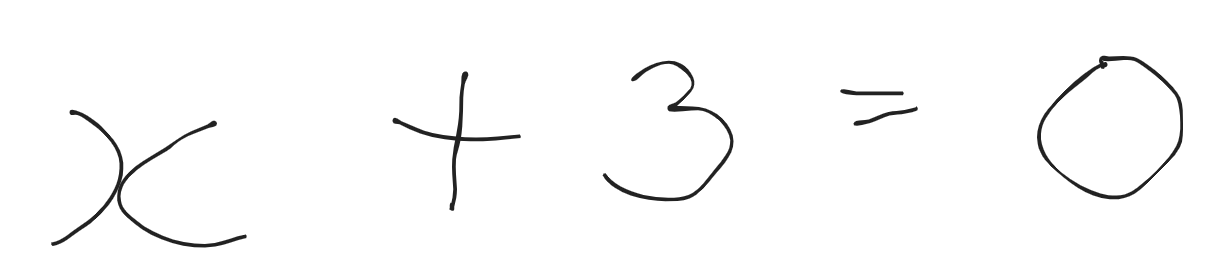
#> input picture server/input.png, 1232 x 277 px
$ python -i segmentor.py   (imports and definitions only)
#> lines starting #> are read from the running program, lines starting #| are printed output that depends on the picture; after the words box and inside, x2 and y2 are one past the last pixel; in counts of white or black regions, pixels touching at a corner belong together
import os
import sys
import cv2
import numpy as np
import matplotlib.pyplot as plt
root = os.getcwd()
OUTPUT_DIR = os.path.join(root, 'segmented')

def line_array(x):
	upper, lower = [], []
	for y in range(5, len(x) - 5):
		s_a, s_p = strtline(y, x)
		e_a, e_p = endline(y, x)
		if s_a >= 7 and s_p >= 5:
			upper.append(y)
		if e_a >= 5 and e_p >= 7:
			lower.append(y)
	return upper, lower

def strtline(y, array):
	prev,ahead = 0,0
	for i in array[y:y+10]:
		if i > 3:
			ahead += 1
	for i in array[y-10:y]:
		if i==0:
			prev += 1
	return ahead, prev

def endline(y, array):
	ahead = 0
	prev = 0
	for i in array[y:y+10]:
		if i==0:
			ahead += 1
	for i in array[y-10:y]:
		if i > 3:
			prev += 1
	return ahead, prev

def endline_word(y, array, a):
	ahead = 0
	prev = 0
	for i in array[y:y+2*a]:
		if i < 2:
			ahead += 1
	for i in array[y-a:y]:
		if i > 2:
			prev += 1
	return prev ,ahead

def end_line_array(array, a):
	list_endlines = []
	for y in range(len(array)):
		e_p, e_a = endline_word(y, array, a)
		# print(e_p, e_a)
		if e_a >= int(1.5*a) and e_p >= int(0.7*a):
			list_endlines.append(y)
	return list_endlines

def refine_endword(array):
	refine_list = []
	for y in range(len(array)-1):
		if array[y]+1 < array[y+1]:
			refine_list.append(array[y])

	if len(array) != 0:
		refine_list.append(array[-1])
	return refine_list

def refine_array(array_upper, array_lower):
	upper, lower = [], []
	for y in range(len(array_upper)-1):
		if array_upper[y] + 5 < array_upper[y+1]:
			upper.append(array_upper[y]-10)
	for y in range(len(array_lower)-1):
		if array_lower[y] + 5 < array_lower[y+1]:
			lower.append(array_lower[y]+10)
	upper.append(array_upper[-1]-10)
	lower.append(array_lower[-1]+10)
	return upper, lower

def letter_width(contours):
	letter_width_sum = 0
	count = 0
	for cnt in contours:
		if cv2.contourArea(cnt) > 20:
			x,y,w,h = cv2.boundingRect(cnt)
			letter_width_sum += w
			count += 1
	return letter_width_sum/count


def end_wrd_dtct(lines, i, bin_img, mean_lttr_width, total_width):
	count_y = np.zeros(shape = total_width)
	for x in range(total_width):
		for y in range(lines[i][0],lines[i][1]):
			if bin_img[y][x] == 255:
				count_y[x] += 1

	end_lines = end_line_array(count_y, int(mean_lttr_width))
	endlines = refine_endword(end_lines)
	return endlines

def get_letter_rect(k, contours):
	valid = True
	x,y,w,h = cv2.boundingRect(contours[k])
	for i in range(len(contours)):
		cnt = contours[i]
		if i == k:
			continue
		elif cv2.contourArea(cnt) < 50:
			continue

		x1,y1,w1,h1 = cv2.boundingRect(cnt)

		if abs(x1 + w1/2 - (x + w/2)) < 50:
			if y1 > y:
				h = abs(y - (y1 + h1))
				w = abs(x - (x1 + w1))
			else:
				valid = False
			break

	return (valid,x,y,w,h)

def letter_seg(lines_img, x_lines, i):
	copy_img = lines_img[i].copy()
	x_linescopy = x_lines[i].copy()

	letter_img = []
	letter_k = []

	contours, hierarchy = cv2.findContours(copy_img,cv2.RETR_EXTERNAL,cv2.CHAIN_APPROX_SIMPLE)
	for k in range(len(contours)):
		cnt = contours[k]
		if cv2.contourArea(cnt) < 50:
			continue

		valid,x,y,w,h = get_letter_rect(k, contours)
		if valid:
			letter_k.append((x,y,w,h))

	letter = sorted(letter_k, key=lambda student: student[0])

	word = 1
	letter_index = 0
	for e in range(len(letter)):
		if(letter[e][0]<x_linescopy[0]):
			letter_index += 1
			letter_img_tmp = lines_img[i][letter[e][1]-5:letter[e][1]+letter[e][3]+5,letter[e][0]-5:letter[e][0]+letter[e][2]+5]
			letter_img = letter_img_tmp#cv2.resize(letter_img_tmp, dsize =(28, 28), interpolation = cv2.INTER_AREA)
			cv2.imwrite(os.path.join(OUTPUT_DIR, str(i+1)+'_'+str(word)+'_'+str(letter_index)+'.jpg'), 255-letter_img)
		else:
			x_linescopy.pop(0)
			word += 1
			letter_index = 1
			letter_img_tmp = lines_img[i][letter[e][1]-5:letter[e][1]+letter[e][3]+5,letter[e][0]-5:letter[e][0]+letter[e][2]+5]
			letter_img = cv2.resize(letter_img_tmp, dsize =(28, 28), interpolation = cv2.INTER_AREA)
			cv2.imwrite(OUTPUT_DIR+str(i+1)+'_'+str(word)+'_'+str(letter_index)+'.jpg', 255-letter_img)

def image_segmentation(filepath):
#> called with filepath = 'input.png'
	print("\n........Program Initiated.......\n")
	src_img = cv2.imread(filepath, cv2.IMREAD_GRAYSCALE)
#> src_img is the input picture: shape (277, 1232); min 34, max 255, mean 251
	orig_height, orig_width = src_img.shape
#> orig_height = 277; orig_width = 1232

	print("\n Resizing Image........")
	width = 1320
	height = int(width * orig_height / orig_width)
#> height = 296
	src_img = cv2.resize(src_img, dsize=(width, height), interpolation=cv2.INTER_AREA)
#> src_img: shape (296, 1320)

	print("#---------Image Info:--------#")
	print("\tHeight =", height, "\n\tWidth =", width)
#| 	Height = 296
#| 	Width = 1320
	PIXEL_SET = 255
	kernel_size = 21
	normalized_mean = 20
	bin_img = cv2.adaptiveThreshold(src_img, PIXEL_SET, cv2.ADAPTIVE_THRESH_MEAN_C, cv2.THRESH_BINARY_INV, kernel_size,
									normalized_mean)
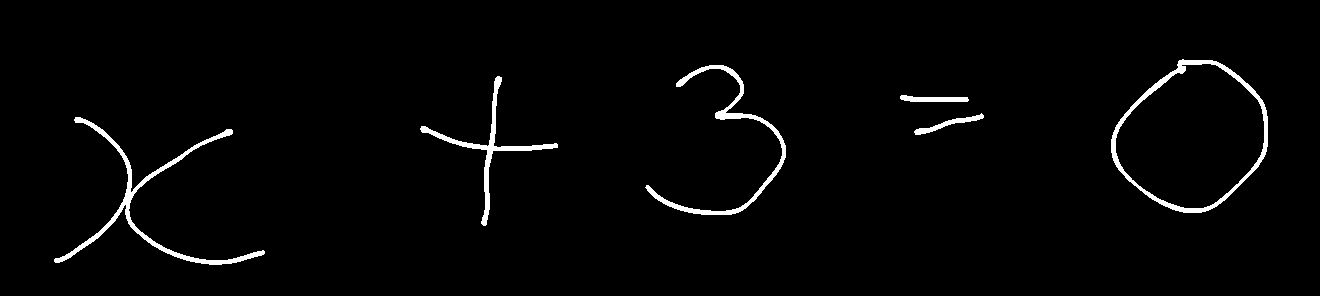
#> bin_img: shape (296, 1320); 2.1% white; 6 white regions, box (x1, y1, x2, y2) and area: (54, 117, 265, 265) 2262, (1111, 59, 1268, 213) 2105, (645, 65, 786, 215) 1740, (420, 76, 558, 226) 1425, (914, 113, 984, 135) 356, (900, 95, 969, 102) 346

	print("Noise Removal")
	kernel = cv2.getStructuringElement(cv2.MORPH_ELLIPSE, (3, 3))
	final_thr = cv2.morphologyEx(bin_img, cv2.MORPH_CLOSE, kernel)
#> final_thr: shape (296, 1320); 2.1% white; 6 white regions, box (x1, y1, x2, y2) and area: (54, 117, 265, 265) 2270, (1111, 59, 1268, 213) 2111, (645, 65, 786, 215) 1742, (420, 76, 558, 226) 1428, (914, 113, 984, 135) 356, (900, 95, 969, 102) 346
	contr_retrival = final_thr.copy()
	print("Character Segmentation")
	count_x = np.zeros(shape=(height))
#> count_x = 296 values from 0 to 0
	for y in range(height):
		for x in range(width):
			if bin_img[y][x] == PIXEL_SET:
				count_x[y] += 1

	upper_lines, lower_lines = line_array(count_x)
#> upper_lines = [57, 58, 59, 60, 61, 62, 63, 64]
	upperlines, lowerlines = refine_array(upper_lines, lower_lines)
#> upperlines = [54]

	if len(upperlines) == len(lowerlines):
		lines = []
		for y in upperlines:
			final_thr[y][:] = PIXEL_SET
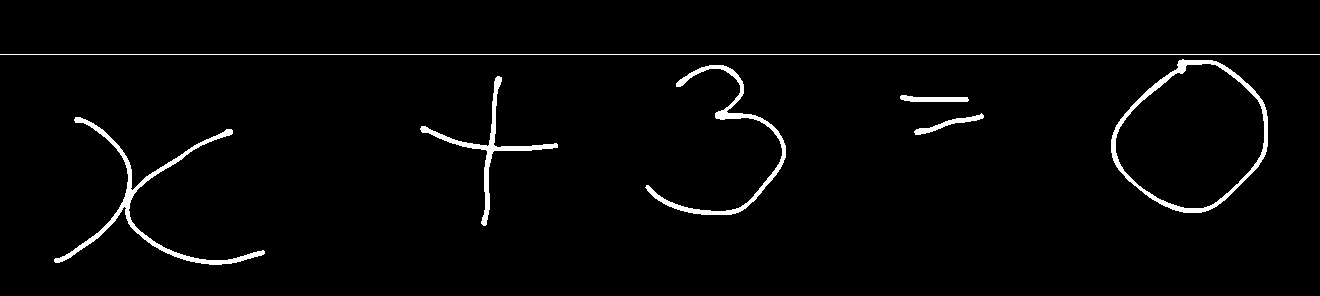
#> final_thr: shape (296, 1320); 2.5% white; 7 white regions, largest, box (x1, y1, x2, y2) and area: (54, 117, 265, 265) 2270, (1111, 59, 1268, 213) 2111, (645, 65, 786, 215) 1742
		for y in lowerlines:
			final_thr[y][:] = PIXEL_SET
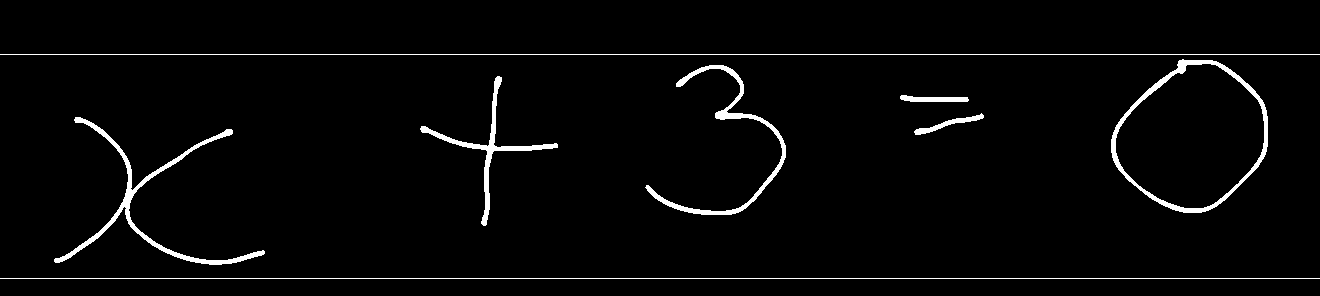
#> final_thr: shape (296, 1320); 2.8% white; 8 white regions
		for y in range(len(upperlines)):
			lines.append((upperlines[y], lowerlines[y]))
	else:
		print("Unable to process the noisy image")
		k = cv2.waitKey(0)
		while 1:
			k = cv2.waitKey(0)
			if k & 0xFF == ord('q'):
				cv2.destroyAllWindows()
				exit()

	lines = np.array(lines)
	no_of_lines = len(lines)
	print("\nLines :", no_of_lines)
#| Lines : 1

	lines_img = []
	for i in range(no_of_lines):
		lines_img.append(bin_img[lines[i][0]:lines[i][1], :])
#> after the loop, lines_img = 1 item

	contours, hierarchy = cv2.findContours(contr_retrival, cv2.RETR_EXTERNAL, cv2.CHAIN_APPROX_SIMPLE)
#> contours = 6 contours; box (x1, y1, x2, y2) and area: (1111, 59, 1268, 213) 17258, (54, 117, 265, 265) 1840, (645, 65, 786, 215) 1406, (420, 76, 558, 226) 1148, (914, 113, 984, 135) 284, (900, 95, 969, 102) 275
	cv2.drawContours(src_img, contours, -1, (0, 255, 0), 1)
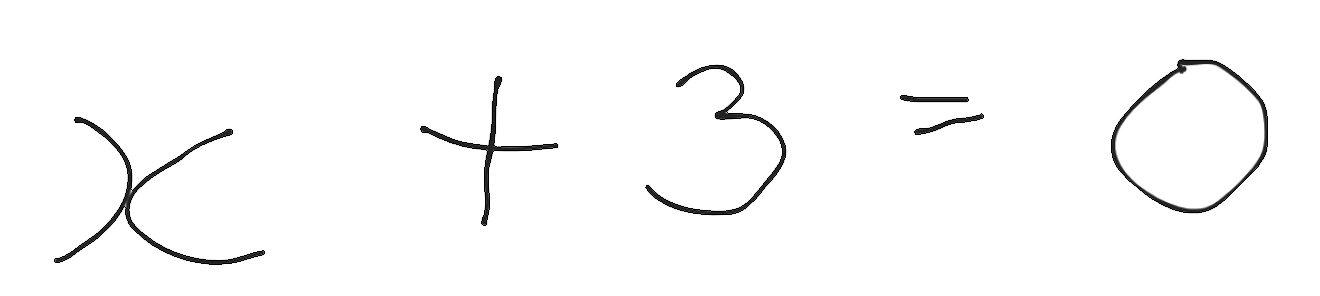
#> src_img: shape (296, 1320); min 0, max 255, mean 250.1

	mean_lttr_width = letter_width(contours)
#> the loop in letter_width, `for cnt in contours:` made 6 passes
#> (x, y, w, h, letter_width_sum) on passes 1 to 6: (54, 117, 211, 148, 211), (914, 113, 70, 22, 281), (900, 95, 69, 7, 350), (420, 76, 138, 150, 488), (645, 65, 141, 150, 629), (1111, 59, 157, 154, 786)
#> after the loop in letter_width, `for cnt in contours:`: count = 6; letter_width_sum = 786
#> mean_lttr_width = 131
	print("\nAverage Width of Each Letter:- ", mean_lttr_width)
#| Average Width of Each Letter:-  131.0
	x_lines = []

	for i in range(len(lines_img)):
		x_lines.append(end_wrd_dtct(lines, i, bin_img, mean_lttr_width, width))
#> this loop made 1 pass

	for i in range(len(x_lines)):
		x_lines[i].append(width)
#> this loop made 1 pass
	for i in range(len(lines)):
		letter_seg(lines_img, x_lines, i)
#> this loop made 1 pass
#> pass 1, in letter_seg, `cv2.imwrite(os.path.join(OUTPUT_DIR, str(i+1)+'_'+str(word)+'_'+str(le..`:
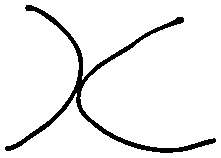
#> saved as 1_1_1.jpg: shape (158, 221); 93.5% white; 1 black region, box (x1, y1, x2, y2) and area: (5, 5, 216, 153) 2262
#> pass 1, in letter_seg, `cv2.imwrite(os.path.join(OUTPUT_DIR, str(i+1)+'_'+str(word)+'_'+str(le..`:
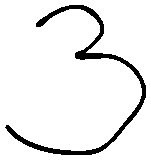
#> saved as 1_1_3.jpg: shape (160, 151); 92.8% white; 1 black region, box (x1, y1, x2, y2) and area: (5, 5, 146, 155) 1740
	contours, hierarchy = cv2.findContours(bin_img, cv2.RETR_EXTERNAL, cv2.CHAIN_APPROX_SIMPLE)
	for cnt in contours:
		if cv2.contourArea(cnt) > 20:
			x, y, w, h = cv2.boundingRect(cnt)
			cv2.rectangle(src_img, (x, y), (x + w, y + h), (0, 255, 0), 2)
#> this loop made 6 passes
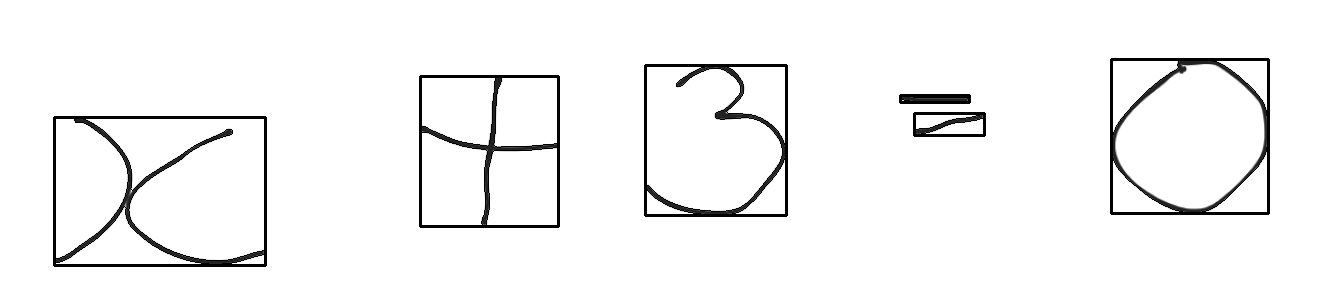
#> src_img: shape (296, 1320); 2.09% of pixels changed, all inside (x1, y1, x2, y2) = (53, 58, 1270, 267)

>>> result = image_segmentation('input.png')
